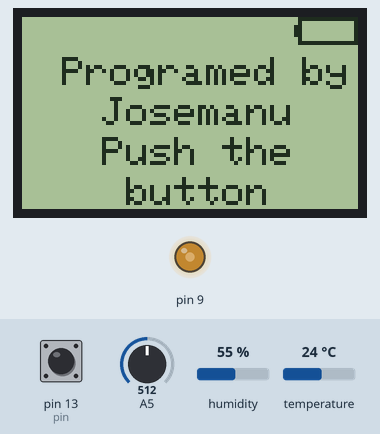
The sketch below on a simulated Arduino Uno, built with avr-gcc and run on an emulated ATmega328P. Shown: 84×48 one-colour display, output pins drawn as LEDs (lit = HIGH). The test bench sets the inputs (shaded band); at power-on: A5 = 512, pin 13 (pin) HIGH, humidity 55 %, temperature 24 °C. The display library's start-up logo is not drawn.

Above: at 3.2 s.
3.3 s: A5 set to 633
4.8 s: A5 set to 658
At 5.3 s:
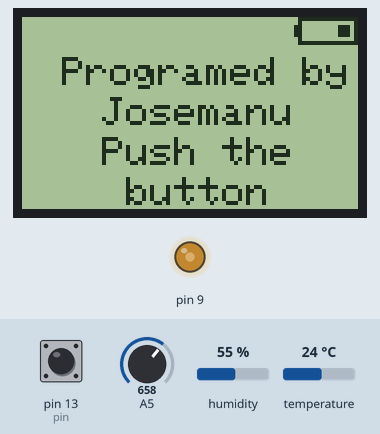
6.3 s: pin 13 (pin) pulled LOW for 0.15 s
At 7.0 s:
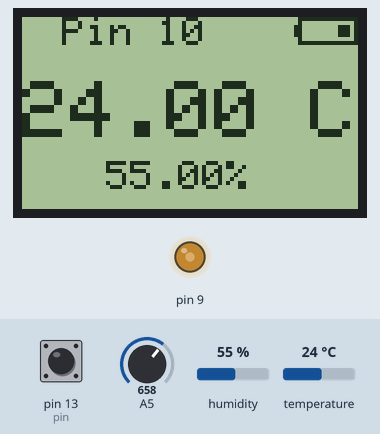
7.9 s: pin 13 (pin) pulled LOW for 1 s
At 9.3 s:
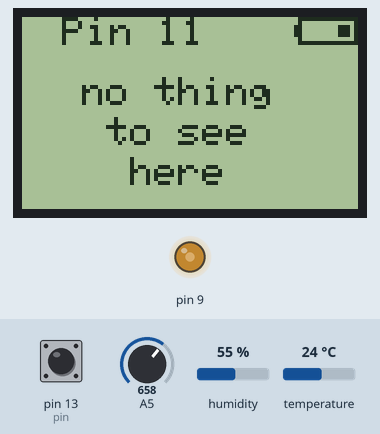
10.4 s: A5 set to 707
11.9 s: A5 set to 724
At 12.2 s:
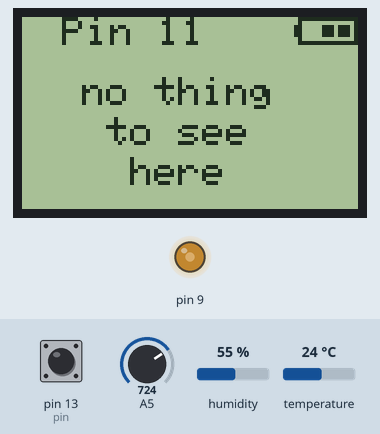
Timing chart, 0 to 14.4 s (numbered marks = the images above; inputs shaded):
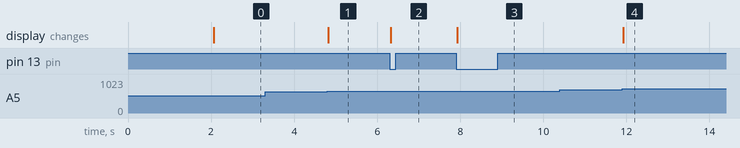

Measured:
- the behaviour switches between 642 and 643 on A5 (found by bisection; images 0 and 1)
- the behaviour switches between 715 and 716 on A5 (found by bisection; images 3 and 4)
- after the input at 3.3 s, every drawn part: stays the same
- after the input at 4.8 s, the display: changes at once (image 1)
- after the input at 6.3 s, the display: changes at once (image 2)
- after the input at 7.9 s, the display: changes at once (image 3)
- after the input at 10.4 s, every drawn part: stays the same
- after the input at 11.9 s, the display: changes at once (image 4)

The sketch:

Micro_micro_main.ino
```cpp
/*********************************************************************
  This sketch is a demostration of use for the autonomous
  Arduino Micro with Nokia 5110 screen and lipo batterie.

  All the libraries used were developed by Adafruit

  Programed by Josemanu
      @Ardumania_JManu

  Version 0.5 25/8/2021

*********************************************************************/

#include <SPI.h>
#include <Adafruit_GFX.h>
#include <Adafruit_PCD8544.h>


// Software SPI (slower updates, more flexible pin options):
// Adafruit_PCD8544(SCLK, DIN, D/C, CS, RST)

// My breakout board:
// pin 7 - Serial clock out (SCLK)
// pin 6 - Serial data out (DIN)
// pin 5 - Data/Command select (D/C)
// pin 4 - LCD chip select (CS)
// pin 3 - LCD reset (RST)

Adafruit_PCD8544 display = Adafruit_PCD8544(7, 6, 5, 4, 3);
// digital pin 9 (with PWM) is used for backlitgh,
// use values between 0 and 168 (3.3v)

// pins 10, 11 and 12 are used as digital input/output
// analog pins A1, A2 and A3 are used as inputs, they can
// be use as digital input/output digital pin numbered
// 15, 16 and 17

// In this example all the pins are use as inputs, don't
// need to declare them as INPUT with pinMode()

// for this example I will connect a DHT22 sensor on pin 10
#include "DHT.h"
#define DHTPIN 10
#define DHTTYPE DHT22   // DHT 22
DHT dht(DHTPIN, DHTTYPE);

// digital pin 13 is used for push button with INPUYT_PULLUP
int pin = 13;

// analog pin A5 is used for measure batterie level.
// we need some bitmaps to show the batterie level.
static const unsigned char PROGMEM bat_full_bmp[] ={
  B01111111, B11111111,
  B01000000, B00000001,
  B11011101, B11011101,
  B11011101, B11011101,
  B11011101, B11011101,
  B01000000, B00000001,
  B01111111, B11111111
};
static const unsigned char PROGMEM bat_half_bmp[] ={
  B01111111, B11111111,
  B01000000, B00000001,
  B11000001, B11011101,
  B11000001, B11011101,
  B11000001, B11011101,
  B01000000, B00000001,
  B01111111, B11111111
};
static const unsigned char PROGMEM bat_empty_bmp[] ={
  B01111111, B11111111,
  B01000000, B00000001,
  B11000000, B00011101,
  B11000000, B00011101,
  B11000000, B00011101,
  B01000000, B00000001,
  B01111111, B11111111
};
static const unsigned char PROGMEM bat_panic_bmp[] ={
  B01111111, B11111111,
  B01000000, B00000001,
  B11000000, B00000001,
  B11000000, B00000001,
  B11000000, B00000001,
  B01000000, B00000001,
  B01111111, B11111111
};

// these variables are needed for the push button
// connected to pin 13
int lastState = 0;
int actualState;
int counter = 0;
int pinForStateChange = 13;

// each level is a diferent screen
int level = 0;

void setup()   {

// In this example all the pins are used as inputs, don't
// need to declare them as INPUT

  pinMode(pin, INPUT_PULLUP);

  display.begin();    // init done
  dht.begin();

  // turn on backlight
  pinMode(9, OUTPUT);
  analogWrite(9, 120);

  // you can change the contrast around to adapt the display
  // for the best viewing!
  display.setContrast(50);

  display.display(); // show Adafruit logo for 2 seconds
  delay(2000);
}


void loop() {

  // if de push button change its state then the screen
  // changes too
  if(hasChanged(pinForStateChange)){
    level++;
    if (level > 6){
    level = 1;  // haha level 0 only be shown for the first time
    }
  }


  display.clearDisplay();  // clear screen and buffer

  // this function displays the batterie level
  drawBatterieStatus();

//               IMPORTANT
//  the order of the pins are, from left to right:
//        A3, A2, A1, 12, 11 and 10

  switch (level){
    case 0:
      // begining function
      presentation();
       break;
    case 1:
      // function for input 10
      showTempAndHumidity();
      display.setTextSize(1);
      display.setCursor(10, 0);
      display.println("Pin 10");
     break;
    case 2:
      // function for input 11
      noThingToSee();
      display.setTextSize(1);
      display.setCursor(10, 0);
      display.println("Pin 11");
      break;
    case 3:
      // function for input 12
      noThingToSee();
      display.setTextSize(1);
      display.setCursor(10, 0);
      display.println("Pin 12");
      break;

//               IMPORTANT
//  the order of the pins are, from left to right:
//        A3, A2, A1, 12, 11 and 10

    case 4:
      // function for input A1
      // in this case a force resistor sensor
      showAnalogRead(A1);
      display.setTextSize(1);
      display.setCursor(10, 0);
      display.println("Pin A1");
      break;
    case 5:
      // function for input A2
      noThingToSee();
      display.setTextSize(1);
      display.setCursor(10, 0);
      display.println("Pin A2");
     break;
    case 6:
      // function for input A3
      showAnalogRead(A3);
      display.setTextSize(1);
      display.setCursor(10, 0);
      display.println("Pin A3");
     break;
  }

  display.display(); // show data on screen
}
```

batterie_status.ino
```cpp
void drawBatterieStatus(){
  // analog pin A5 is used for measure batterie level.
  int measure = analogRead(A5);

  // now the dificult part: 1023 corresponds to 5.0v
  // but our batterie is 4.2v at full charge and
  // 2.8v when empty, this is betwin 860 and 573, and
  // the nominal voltage (3.7v) is 757

  if(measure >= 788){
    display.drawBitmap(68, 0,  bat_full_bmp, 16, 7, 1);
  }else if(measure < 787 && measure >= 716){
    display.drawBitmap(68, 0,  bat_half_bmp, 16, 7, 1);
  }else if(measure < 715 && measure >= 644){
    display.drawBitmap(68, 0,  bat_empty_bmp, 16, 7, 1);
  }else if(measure < 643){
    display.drawBitmap(68, 0,  bat_panic_bmp, 16, 7, 1);
  }
}
```

hasChanged.ino
```cpp
boolean hasChanged(int p){
  actualState = digitalRead(p);

//  delay(50);                     // debounce

  if (lastState != actualState)  // there was a chage in p state
  {
    counter++;                   // count state changes
    int isPair = counter % 2;    // only want pair numbers
    if (isPair != 1)
    {
      lastState = actualState;
      return true;
    }else{
      lastState = actualState;
      return false;
    }

  }else return false;
}
```

functions_for_pins.ino
```cpp
void presentation(){

  display.setTextSize(1);
  display.setTextColor(BLACK);
  display.setCursor(10, 10);
  display.println("Programed by");
  display.setCursor(20, 20);
  display.println("Josemanu");
  display.setCursor(20, 30);
  display.println("Push the");
  display.setCursor(26, 40);
  display.println("button");
}

void noThingToSee(){

  display.setTextSize(1);
  display.setTextColor(BLACK);
  display.setCursor(15, 15);
  display.println("no thing");
  display.setCursor(21, 25);
  display.println("to see");
  display.setCursor(27, 35);
  display.println("here");
}

void showTempAndHumidity(){
  // read the DHT22 sensor and show temperature
  // and humidity in the screen
  float h = dht.readHumidity();
  float t = dht.readTemperature();
  display.setTextSize(2);
  display.setTextColor(BLACK);
  display.setCursor(0, 16);
  display.print(t);
  display.println(" C");
  display.setTextSize(1);
  display.setCursor(21, 36);
  display.print(h);
  display.println("%");
}

void showAnalogRead(int ent){
  // read the 3rd pin (A1) and
  // show the value in the screen
  display.setTextSize(2);
  display.setTextColor(BLACK);
  display.setCursor(0, 16);
  display.print(analogRead(ent));
}
```
